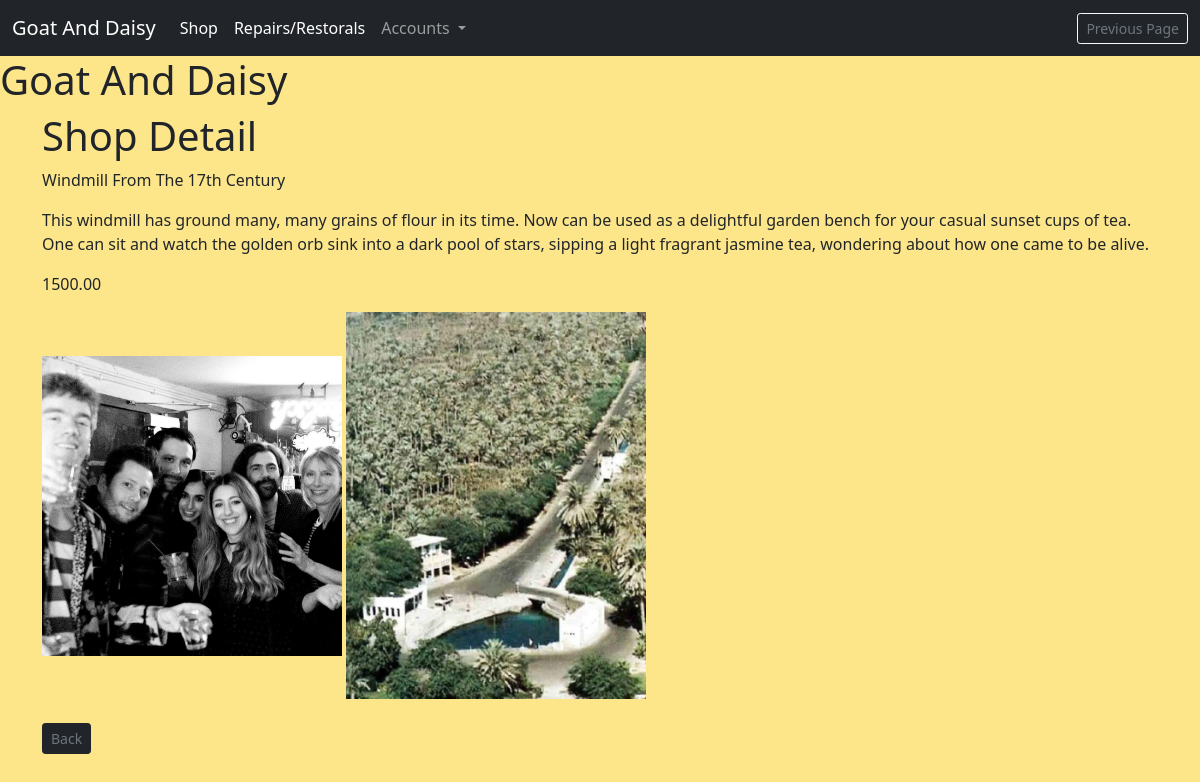
Before: /shop/5/ with the older database file.
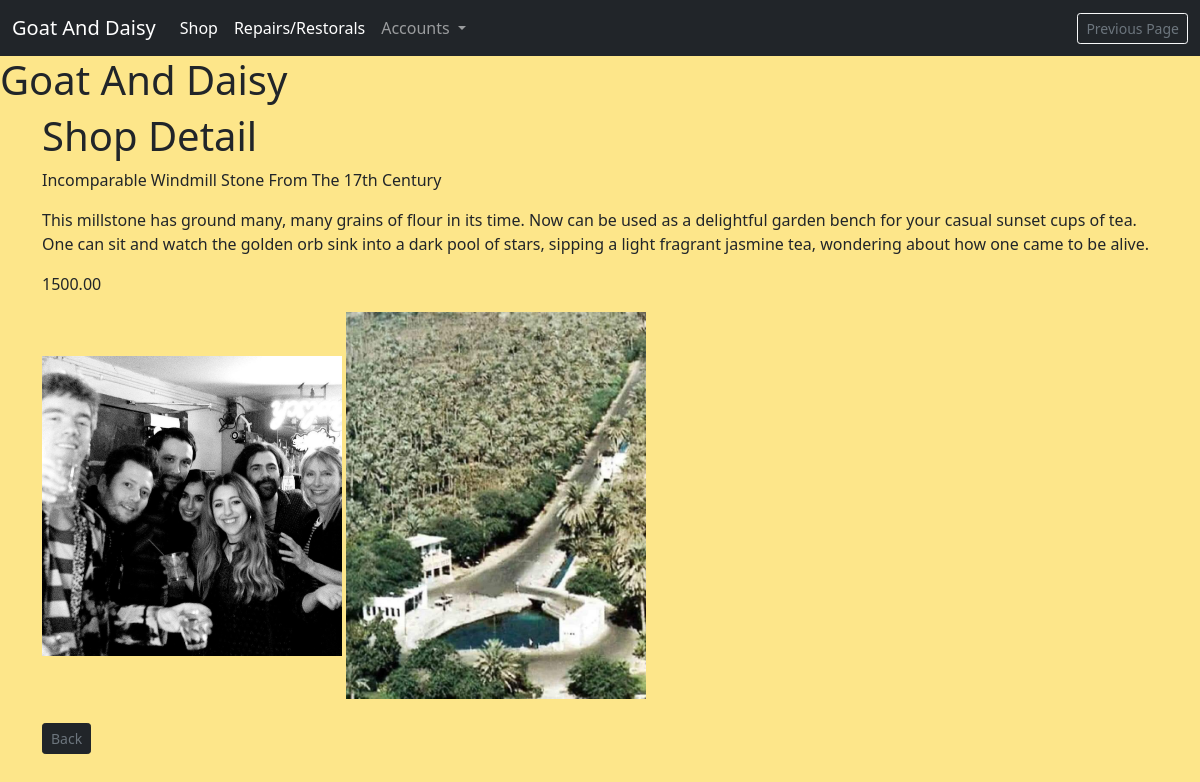
After: the same page with the newer database file.
### shop/models.py (models this page shows, shortened)
class ShopItems(models.Model):
    title = models.CharField(max_length=255)
    description = models.TextField()
    price = models.DecimalField(decimal_places=2, max_digits=12)
    class Meta:
        verbose_name_plural = "Shop Items"

### shop/views.py (the view)
# urls.py: path('<int:pk>/', views.ShopItem.as_view(), name="shop_item"),
class ShopItem(DetailView):
    model = ShopItems
    template_name = 'shop/product_detail.html'
    context_object_name = 'item'

### profiles/templatetags/user_in_group_tag.py (called while the page is built)
@register.filter(name='has_group')
def has_group(user, group_name):
    try:
        group = Group.objects.get(name=group_name)
    except Group.DoesNotExist:
        return False
    return group in user.groups.all()

### shop/templates/shop/product_detail.html
{% extends 'base.html' %}
{% block content %}
<h1>Shop Detail</h1>
<p>{{ item.title }}</p>
<p>{{ item.description }}</p>
<p>{{ item.price }}</p>
    {% for image in item.images.all %}
    <img src="{{ image.image.url }}" alt="" style="width:300px;">
    {% endfor %}
    <br><br>
    <small><input class="text-muted btn btn-sm btn-dark" type=button value="Back" onClick="javascript:history.go(-1);"></small>
{% endblock %}

Changed rows visible on the page:
changed ShopItems: title "Windmill From The 17th Century" → "Incomparable Windmill Stone From The 17th Century"; description "This windmill has ground many, many…" → "This millstone has ground many, many…"
